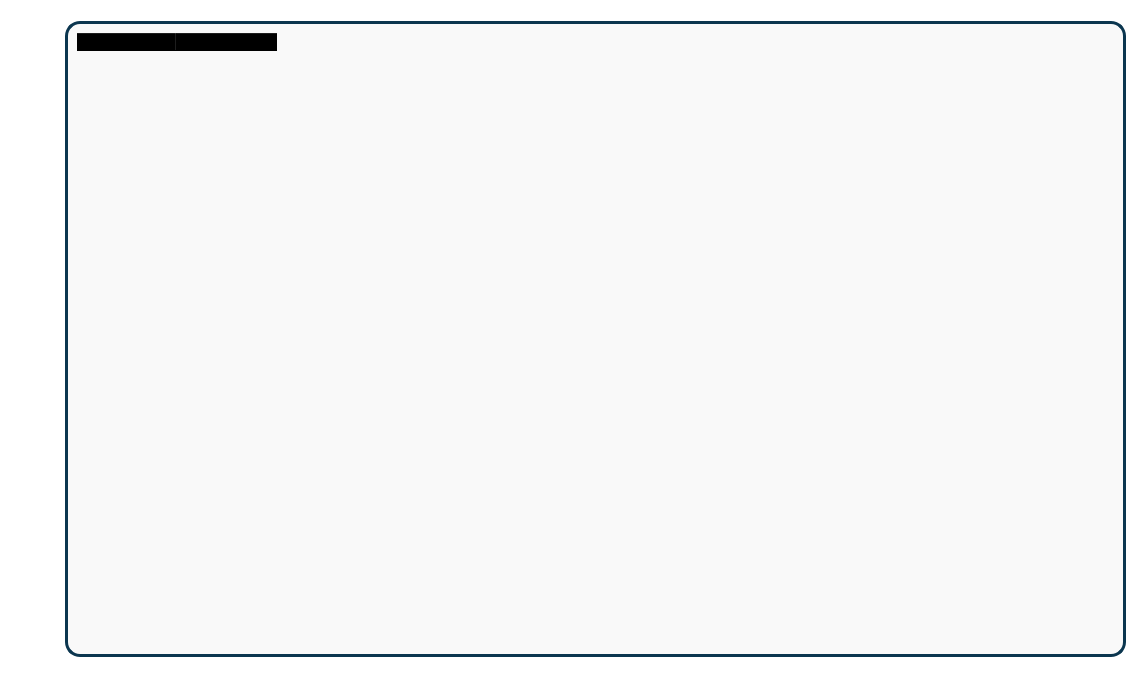
<?xml version="1.0" encoding="UTF-8"?>
<ui version="4.0">
 <class>MainWindow</class>
 <widget class="QMainWindow" name="MainWindow">
  <property name="geometry">
   <rect>
    <x>0</x>
    <y>0</y>
    <width>1135</width>
    <height>700</height>
   </rect>
  </property>
  <property name="minimumSize">
   <size>
    <width>800</width>
    <height>500</height>
   </size>
  </property>
  <property name="windowTitle">
   <string>MainWindow</string>
  </property>
  <property name="styleSheet">
   <string notr="true">QWidget {
	background-color: transparent;
}

QPushButton {
   background-color: rgb(249, 249, 249);
   border: 2px solid rgb(11, 54, 79);
   border-radius: 5px;
   padding-left: 10px; 
   padding-right: 10px;
}

QMessageBox {
	background-color: rgb(236, 236, 236);
}

QLineEdit {
    background-color: rgb(255, 255, 255);
}

QToolButton {
   background-color: rgb(249, 249, 249);
   color: rgb(11, 54, 79);
   border: 2px solid rgb(11, 54, 79);
   border-radius: 15px;
}

QToolButton:hover {
   background-color: rgb(214, 214, 214);
}

QToolButton:pressed {
   background-color: rgb(255, 204, 0);
}

QStackedWidget {
   background-color: rgb(249, 249, 249);
   color: rgb(11, 54, 79);
   border: 3px solid rgb(11, 54, 79);
   border-radius: 15px;
}

QScrollArea {
  background-color: transparent;
  border: transparent;
}

QListWidget {
	background-color: transparent;
}

QTabWidget {
	background-color: transparent;
}

QScrollArea {
	color: rgb(11, 54, 79);
}

QTableWidget {
  background-color: transparent;
  border: transparent;
}
QHeaderView {
  background-color: transparent;
}

QTableWidget::item {
   background-color: transparent;
}

QTableWidget::item:selected {
 	color: rgb(11, 54, 79);
	background-color: rgb(118, 214, 255);
  
}</string>
  </property>
  <widget class="QWidget" name="centralwidget">
   <layout class="QHBoxLayout" name="horizontalLayout">
    <item>
     <widget class="ButtonGroup" name="btnGroup" native="true">
      <property name="minimumSize">
       <size>
        <width>50</width>
        <height>0</height>
       </size>
      </property>
     </widget>
    </item>
    <item>
     <widget class="QWidget" name="widget_2" native="true">
      <layout class="QVBoxLayout" name="verticalLayout">
       <property name="leftMargin">
        <number>0</number>
       </property>
       <property name="topMargin">
        <number>12</number>
       </property>
       <property name="rightMargin">
        <number>0</number>
       </property>
       <property name="bottomMargin">
        <number>12</number>
       </property>
       <item>
        <widget class="QStackedWidget" name="swPages">
         <property name="currentIndex">
          <number>0</number>
         </property>
         <widget class="QWidget" name="pUserInfo">
          <layout class="QVBoxLayout" name="verticalLayout_2">
           <item>
            <widget class="QTableWidget" name="twClientInfo">
             <property name="editTriggers">
              <set>QAbstractItemView::EditTrigger::NoEditTriggers</set>
             </property>
             <property name="showGrid">
              <bool>true</bool>
             </property>
             <column>
              <property name="text">
               <string>Key</string>
              </property>
             </column>
             <column>
              <property name="text">
               <string>Value</string>
              </property>
             </column>
            </widget>
           </item>
          </layout>
         </widget>
         <widget class="QWidget" name="pTopDownload">
          <layout class="QVBoxLayout" name="verticalLayout_5">
           <item>
            <widget class="QLabel" name="label">
             <property name="font">
              <font>
               <pointsize>256</pointsize>
              </font>
             </property>
             <property name="text">
              <string>TO
DO</string>
             </property>
            </widget>
           </item>
          </layout>
         </widget>
         <widget class="QWidget" name="pTransport">
          <layout class="QVBoxLayout" name="verticalLayout_3">
           <item>
            <widget class="TransportWidget" name="transportWidget" native="true"/>
           </item>
          </layout>
         </widget>
         <widget class="QWidget" name="pShare">
          <layout class="QVBoxLayout" name="verticalLayout_6">
           <item>
            <widget class="QLabel" name="label_2">
             <property name="font">
              <font>
               <pointsize>256</pointsize>
              </font>
             </property>
             <property name="text">
              <string>TO
DO</string>
             </property>
            </widget>
           </item>
          </layout>
         </widget>
         <widget class="QWidget" name="pMyFile">
          <layout class="QVBoxLayout" name="verticalLayout_4">
           <item>
            <widget class="MyFileWidget" name="myFileWidget" native="true"/>
           </item>
          </layout>
         </widget>
        </widget>
       </item>
      </layout>
     </widget>
    </item>
   </layout>
  </widget>
  <widget class="QMenuBar" name="menubar">
   <property name="geometry">
    <rect>
     <x>0</x>
     <y>0</y>
     <width>1135</width>
     <height>24</height>
    </rect>
   </property>
  </widget>
  <widget class="QStatusBar" name="statusbar"/>
 </widget>
 <customwidgets>
  <customwidget>
   <class>ButtonGroup</class>
   <extends>QWidget</extends>
   <header location="global">buttongroup.h</header>
   <container>1</container>
  </customwidget>
  <customwidget>
   <class>TransportWidget</class>
   <extends>QWidget</extends>
   <header location="global">transportwidget.h</header>
   <container>1</container>
  </customwidget>
  <customwidget>
   <class>MyFileWidget</class>
   <extends>QWidget</extends>
   <header location="global">myfilewidget.h</header>
   <container>1</container>
  </customwidget>
 </customwidgets>
 <resources/>
 <connections/>
</ui>
